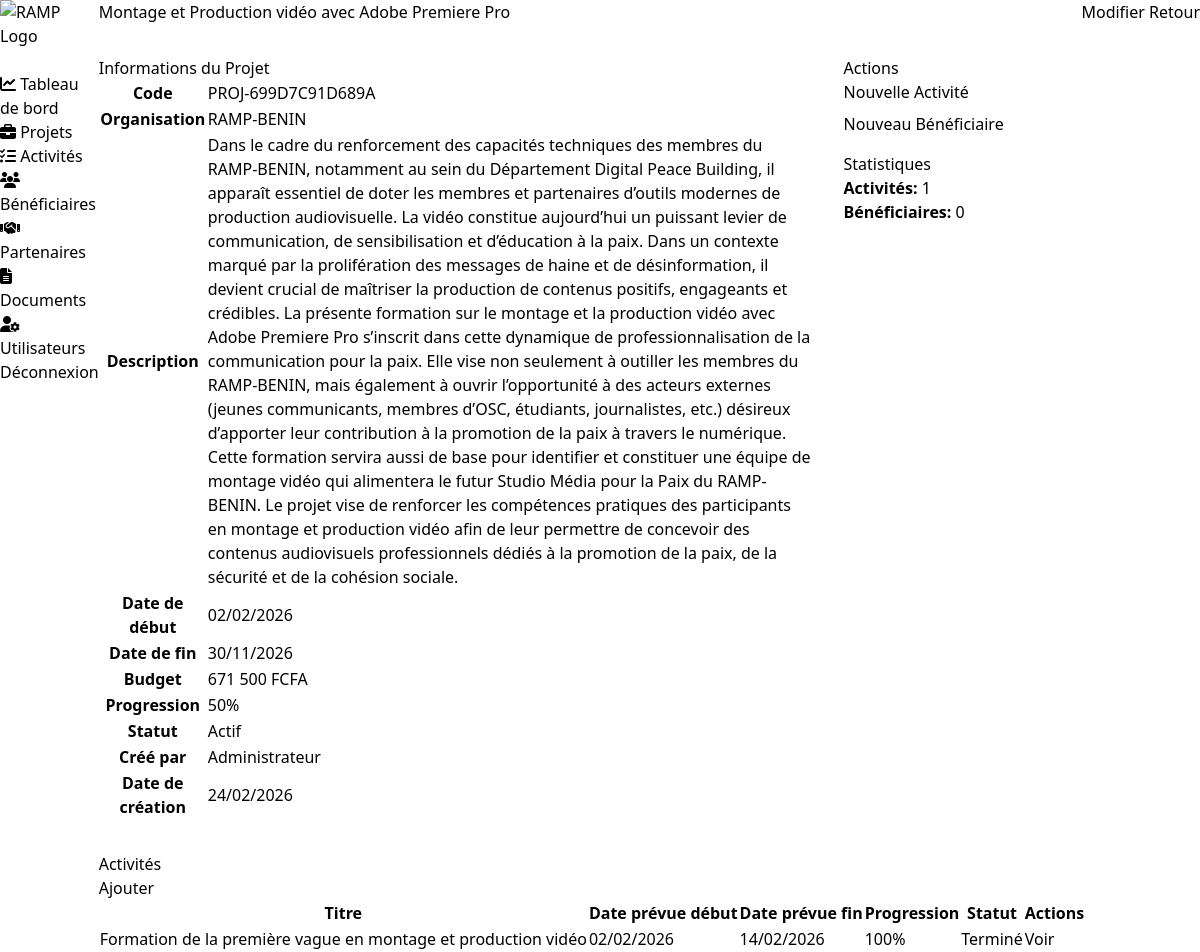
/pages/projets/view.php?id=2 (signed in), run on the app's committed database.
### tables this page shows
CREATE TABLE `projects` (
  `id` int(11) NOT NULL,
  `organization_id` int(11) NOT NULL,
  `code` varchar(50) NOT NULL,
  `title` varchar(200) NOT NULL,
  `description` text DEFAULT NULL,
  `start_date` date NOT NULL,
  `end_date` date DEFAULT NULL,
  `budget` decimal(15,2) DEFAULT 0.00,
  `status` enum('planning','active','completed','cancelled') DEFAULT 'planning',
  `progress` int(11) DEFAULT 0,
  `created_by` int(11) NOT NULL,
  `created_at` timestamp NOT NULL DEFAULT current_timestamp(),
  `updated_at` timestamp NOT NULL DEFAULT current_timestamp() ON UPDATE current_timestamp()
);

CREATE TABLE `organizations` (
  `id` int(11) NOT NULL,
  `name` varchar(200) NOT NULL,
  `code` varchar(50) NOT NULL,
  `description` text DEFAULT NULL,
  `address` text DEFAULT NULL,
  `phone` varchar(20) DEFAULT NULL,
  `email` varchar(100) DEFAULT NULL,
  `created_at` timestamp NOT NULL DEFAULT current_timestamp(),
  `updated_at` timestamp NOT NULL DEFAULT current_timestamp() ON UPDATE current_timestamp(),
  `status` enum('active','inactive') DEFAULT 'active'
);

CREATE TABLE `users` (
  `id` int(11) NOT NULL,
  `username` varchar(50) NOT NULL,
  `email` varchar(100) NOT NULL,
  `competences` text DEFAULT NULL,
  `domaines_interet` text DEFAULT NULL,
  `disponibilite` varchar(100) DEFAULT NULL,
  `password` varchar(255) NOT NULL,
  `full_name` varchar(100) NOT NULL,
  `photo` varchar(255) DEFAULT NULL,
  `role` enum('admin','manager','user','membre_administration','volontaire','stagiaire','benevole') DEFAULT 'user',
  `created_at` timestamp NOT NULL DEFAULT current_timestamp(),
  `updated_at` timestamp NOT NULL DEFAULT current_timestamp() ON UPDATE current_timestamp(),
  `status` enum('active','inactive') DEFAULT 'active'
);

CREATE TABLE `activities` (
  `id` int(11) NOT NULL,
  `project_id` int(11) NOT NULL,
  `title` varchar(200) NOT NULL,
  `description` text DEFAULT NULL,
  `planned_start_date` date DEFAULT NULL,
  `planned_end_date` date DEFAULT NULL,
  `actual_start_date` date DEFAULT NULL,
  `actual_end_date` date DEFAULT NULL,
  `status` enum('planned','in_progress','completed','cancelled') DEFAULT 'planned',
  `progress` int(11) DEFAULT 0,
  `budget` decimal(15,2) DEFAULT 0.00,
  `created_by` int(11) NOT NULL,
  `created_at` timestamp NOT NULL DEFAULT current_timestamp(),
  `updated_at` timestamp NOT NULL DEFAULT current_timestamp() ON UPDATE current_timestamp()
);

### includes/autoload.php (called while the page is built, shortened)
<?php
spl_autoload_register(function ($class) {
    $file = CLASSES_PATH . '/' . $class . '.php';
});

### classes/Database.php (called while the page is built, shortened)
<?php
class Database {
    private static $instance = null;
    private $pdo;
    private function __construct() {
        try {
            $dsn = "mysql:host=" . DB_HOST;
            $dsn .= ";dbname=" . DB_NAME . ";charset=" . DB_CHARSET;
            $options = [
                PDO::ATTR_ERRMODE            => PDO::ERRMODE_EXCEPTION,
                PDO::ATTR_DEFAULT_FETCH_MODE => PDO::FETCH_ASSOC,
                PDO::ATTR_EMULATE_PREPARES   => false,
            ];
            $this->pdo = new PDO($dsn, DB_USER, DB_PASS, $options);
        } catch (PDOException $e) {
            error_log("Erreur de connexion à la base de données: " . $e->getMessage());
            die("Erreur de connexion à la base de données. Veuillez contacter l'administrateur.");
        }
    }
    public static function getInstance() {
        if (self::$instance === null) {
            self::$instance = new self();
        }
        return self::$instance;
    }
    public function getConnection() {
        return $this->pdo;
    }
}

### classes/Projet.php (called while the page is built, shortened)
<?php
class Projet {
    private $db;
    public function __construct() {
        $this->db = Database::getInstance()->getConnection();
    }
    public function getById($id) {
        $stmt = $this->db->prepare("
            SELECT p.*, o.name as organization_name, u.full_name as created_by_name
            FROM projects p
            LEFT JOIN organizations o ON p.organization_id = o.id
            LEFT JOIN users u ON p.created_by = u.id
            WHERE p.id = ?
        ");
        $stmt->execute([$id]);
        return $stmt->fetch();
    }
}

### includes/functions.php (called while the page is built, shortened)
<?php
function escape($data) {
    return htmlspecialchars($data, ENT_QUOTES, 'UTF-8');
}
function formatDate($date, $includeTime = false) {
    $timestamp = strtotime($date);
    $format = $includeTime ? 'd/m/Y à H:i' : 'd/m/Y';
    return date($format, $timestamp);
}
function formatCurrency($amount, $currency = 'FCFA') {
    return number_format($amount, 0, ',', ' ') . ' ' . $currency;
}
function getStatusBadge($status, $type = 'project') {
    $badges = [
        'project' => [
            'planning' => '<span class="badge badge-warning">En planification</span>',
            'active' => '<span class="badge badge-success">Actif</span>',
            'completed' => '<span class="badge badge-info">Terminé</span>',
            'cancelled' => '<span class="badge badge-danger">Annulé</span>'
        ],
        'activity' => [
            'planned' => '<span class="badge badge-secondary">Planifié</span>',
            'in_progress' => '<span class="badge badge-success">En cours</span>',
            'completed' => '<span class="badge badge-info">Terminé</span>',
            'cancelled' => '<span class="badge badge-danger">Annulé</span>'
        ],
        'beneficiary' => [
            'active' => '<span class="badge badge-success">Actif</span>',
            'inactive' => '<span class="badge badge-secondary">Inactif</span>',
            'completed' => '<span class="badge badge-info">Terminé</span>'
        ],
        'general' => [
            'active' => '<span class="badge badge-success">Actif</span>',
            'inactive' => '<span class="badge badge-secondary">Inactif</span>'
        ]
    ];
    $statusKey = strtolower($status);
    if (isset($badges[$type][$statusKey])) {
        return $badges[$type][$statusKey];
    }
    return '<span class="badge badge-secondary">' . escape($status) . '</span>';
}

### classes/Activite.php (called while the page is built, shortened)
<?php
class Activite {
    private $db;
    public function __construct() {
        $this->db = Database::getInstance()->getConnection();
    }
    public function getAll($projectId = null) {
        $sql = "
            SELECT a.*, p.title as project_title, p.code as project_code, u.full_name as created_by_name
            FROM activities a
            LEFT JOIN projects p ON a.project_id = p.id
            LEFT JOIN users u ON a.created_by = u.id
        ";
        if ($projectId) {
            $sql .= " WHERE a.project_id = ?";
            $stmt = $this->db->prepare($sql);
            $stmt->execute([$projectId]);
        } else {
            $stmt = $this->db->query($sql);
        }
        return $stmt->fetchAll();
    }
}

### classes/Beneficiaire.php (called while the page is built, shortened)
<?php
class Beneficiaire {
    private $db;
    public function __construct() {
        $this->db = Database::getInstance()->getConnection();
    }
    public function getAll($projectId = null, $activityId = null) {
        $sql = "
            SELECT b.*, p.title as project_title, p.code as project_code,
                   a.title as activity_title, a.id as activity_id
            FROM beneficiaries b
            LEFT JOIN projects p ON b.project_id = p.id
            LEFT JOIN activities a ON b.activity_id = a.id
        ";
        $conditions = [];
        $params = [];
        if ($projectId) {
            $conditions[] = "b.project_id = ?";
            $params[] = $projectId;
        }
        if (!empty($conditions)) {
            $sql .= " WHERE " . implode(" AND ", $conditions);
            $stmt = $this->db->prepare($sql);
            $stmt->execute($params);
        } else {
            $stmt = $this->db->query($sql);
        }
        return $stmt->fetchAll();
    }
}

### pages/projets/view.php (the view, shortened to what this page needs)
<?php
require_once __DIR__ . '/../../includes/header.php';
$projetClass = new Projet();
$activiteClass = new Activite();
$beneficiaireClass = new Beneficiaire();
$id = $_GET['id'] ?? 0;
$project = $projetClass->getById($id);
$activities = $activiteClass->getAll($id);
$beneficiaries = $beneficiaireClass->getAll($id);
?>
<div class="container-fluid">
    <div style="display: flex; justify-content: space-between; align-items: center; margin-bottom: 2rem;">
        <h1 style="color: var(--color-blue);"><?php echo escape($project['title']); ?></h1>
        <div>
            <a href="edit.php?id=<?php echo $id; ?>" class="btn btn-primary">Modifier</a>
            <a href="index.php" class="btn btn-secondary">Retour</a>
        </div>
    </div>
    <div style="display: grid; grid-template-columns: 2fr 1fr; gap: 2rem;">
        <div class="card">
            <div class="card-header">
                <h3 class="card-title">Informations du Projet</h3>
            </div>
            <table class="table">
                <tr>
                    <th>Code</th>
                    <td><?php echo escape($project['code']); ?></td>
                </tr>
                <tr>
                    <th>Organisation</th>
                    <td><?php echo escape($project['organization_name'] ?? '-'); ?></td>
                </tr>
                <tr>
                    <th>Description</th>
                    <td><?php echo escape($project['description'] ?? 'Aucune description'); ?></td>
                </tr>
                <tr>
                    <th>Date de début</th>
                    <td><?php echo formatDate($project['start_date']); ?></td>
                </tr>
                <tr>
                    <th>Date de fin</th>
                    <td><?php echo formatDate($project['end_date']); ?></td>
                </tr>
                <tr>
                    <th>Budget</th>
                    <td><?php echo formatCurrency($project['budget']); ?></td>
                </tr>
                <tr>
                    <th>Progression</th>
                    <td>
                        <div class="progress">
                            <div class="progress-bar" style="width: <?php echo $project['progress']; ?>%;">
                                <?php echo $project['progress']; ?>%
                            </div>
                        </div>
                    </td>
                </tr>
                <tr>
                    <th>Statut</th>
                    <td><?php echo getStatusBadge($project['status'], 'project'); ?></td>
                </tr>
                <tr>
                    <th>Créé par</th>
                    <td><?php echo escape($project['created_by_name'] ?? '-'); ?></td>
                </tr>
                <tr>
                    <th>Date de création</th>
                    <td><?php echo formatDate($project['created_at']); ?></td>
                </tr>
            </table>
        </div>
        <div>
            <div class="card" style="margin-bottom: 1rem;">
                <div class="card-header">
                    <h3 class="card-title">Actions</h3>
                </div>
                <div style="display: flex; flex-direction: column; gap: 0.5rem;">
                    <a href="../activites/create.php?project_id=<?php echo $id; ?>" class="btn btn-primary">Nouvelle Activité</a>
                    <a href="../beneficiaires/create.php?project_id=<?php echo $id; ?>" class="btn btn-success">Nouveau Bénéficiaire</a>
                </div>
            </div>
            <div class="card">
                <div class="card-header">
                    <h3 class="card-title">Statistiques</h3>
                </div>
                <div>
                    <p><strong>Activités:</strong> <?php echo count($activities); ?></p>
                    <p><strong>Bénéficiaires:</strong> <?php echo count($beneficiaries); ?></p>
                </div>
            </div>
        </div>
    </div>
    <div class="card" style="margin-top: 2rem;">
        <div class="card-header">
            <h3 class="card-title">Activités</h3>
            <a href="../activites/create.php?project_id=<?php echo $id; ?>" class="btn btn-primary btn-sm">Ajouter</a>
        </div>
        <table class="table">
            <thead>
                <tr>
                    <th>Titre</th>
                    <th>Date prévue début</th>
                    <th>Date prévue fin</th>
                    <th>Progression</th>
                    <th>Statut</th>
                    <th>Actions</th>
                </tr>
            </thead>
            <tbody>
                <?php if (empty($activities)): ?>
                    <tr>
                        <td colspan="6" class="text-center">Aucune activité</td>
                    </tr>
                <?php else: ?>
                    <?php foreach ($activities as $activity): ?>
                        <tr>
                            <td><?php echo escape($activity['title']); ?></td>
                            <td><?php echo formatDate($activity['planned_start_date']); ?></td>
                            <td><?php echo formatDate($activity['planned_end_date']); ?></td>
                            <td>
                                <div class="progress">
                                    <div class="progress-bar" style="width: <?php echo $activity['progress']; ?>%;">
                                        <?php echo $activity['progress']; ?>%
                                    </div>
                                </div>
                            </td>
                            <td><?php echo getStatusBadge($activity['status'], 'activity'); ?></td>
                            <td>
                                <a href="../activites/view.php?id=<?php echo $activity['id']; ?>" class="btn btn-sm btn-primary">Voir</a>
                            </td>
                        </tr>
                    <?php endforeach; ?>
                <?php endif; ?>
            </tbody>
        </table>
    </div>
</div>
<?php require_once __DIR__ . '/../../includes/footer.php'; ?>

### data on the page
projects: title "Montage et Production vidéo avec Adobe Premiere Pro", code "PROJ-699D7C91D689A", organization.name "RAMP-BENIN", description "Dans le cadre du renforcement des capacités techniques des membres du RAMP-BENIN, notamment au sein du Département Digital Peace Building, il apparaît essentiel de doter les membres et partenaires d’outils modernes de production audiovisuelle. La vidéo constitue aujourd’hui un puissant levier de communication, de sensibilisation et d’éducation à la paix. Dans un contexte marqué par la prolifération des messages de haine et de désinformation, il devient crucial de maîtriser la production de contenus positifs, engageants et crédibles. La présente formation sur le montage et la production vidéo avec Adobe Premiere Pro s’inscrit dans cette dynamique de professionnalisation de la communication…", start_date "02/02/2026", end_date "30/11/2026", budget "671 500 FCFA", progress "50", status "Actif", created_by.full_name "Administrateur", created_at "24/02/2026"
activities: title "Formation de la première vague en montage et production vidéo", planned_start_date "02/02/2026", planned_end_date "14/02/2026", progress "100", status "Terminé"

### other printed values
count($activities) "1"
count($beneficiaries) "0"
